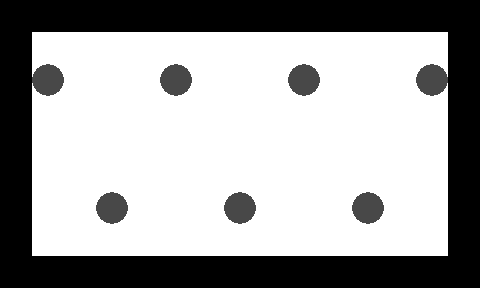

A level layout from a 2D game, rendered from its tile map. Below: a short description, then the map file with its tile-grid data intact:
An orthogonal 15x9 tile map with 32x32 px tiles, 2 tile layers (1, 2).

<map version="1.0" orientation="orthogonal" width="15" height="9" tilewidth="32" tileheight="32">
 <tileset firstgid="1" name="n_tiles1" tilewidth="32" tileheight="32">
  <image source="../../images/map/common/n_tiles1.png" width="128" height="64" />
 </tileset>
 <layer name="1" width="15" height="9">
  <data encoding="csv">
1,1,1,1,1,1,1,1,1,1,1,1,1,1,1,
1,1,1,1,1,1,1,1,1,1,1,1,1,1,1,
1,1,1,1,1,1,1,1,1,1,1,1,1,1,1,
1,1,1,1,1,1,1,1,1,1,1,1,1,1,1,
1,1,1,1,1,1,1,1,1,1,1,1,1,1,1,
1,1,1,1,1,1,1,1,1,1,1,1,1,1,1,
1,1,1,1,1,1,1,1,1,1,1,1,1,1,1,
1,1,1,1,1,1,1,1,1,1,1,1,1,1,1,
1,1,1,1,1,1,1,1,1,1,1,1,1,1,1
</data>
 </layer>
 <layer name="2" width="15" height="9">
  <data encoding="csv">
2,2,2,2,2,2,2,2,2,2,2,2,2,2,2,
2,0,0,0,0,0,0,0,0,0,0,0,0,0,2,
2,3,0,0,0,3,0,0,0,3,0,0,0,3,2,
2,0,0,0,0,0,0,0,0,0,0,0,0,0,2,
2,0,0,0,0,0,0,0,0,0,0,0,0,0,2,
2,0,0,0,0,0,0,0,0,0,0,0,0,0,2,
2,0,0,3,0,0,0,3,0,0,0,3,0,0,2,
2,0,0,0,0,0,0,0,0,0,0,0,0,0,2,
2,2,2,2,2,2,2,2,2,2,2,2,2,2,2
</data>
 </layer>
</map>